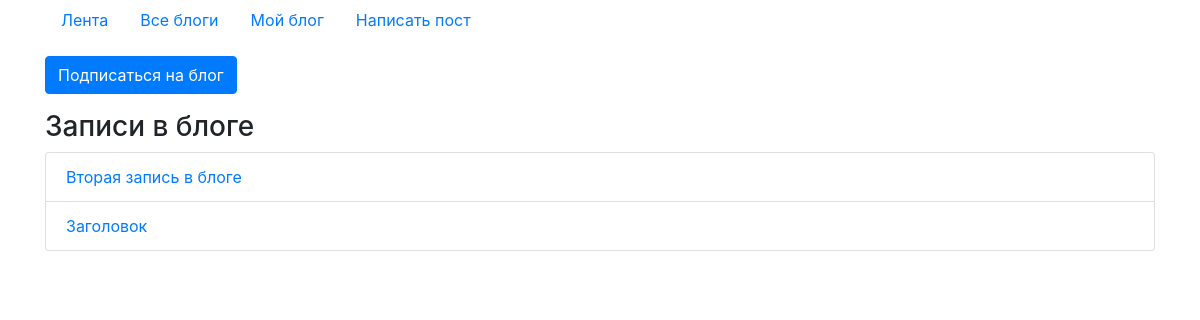
Before: /blog/post/list/1/ with the older database file.
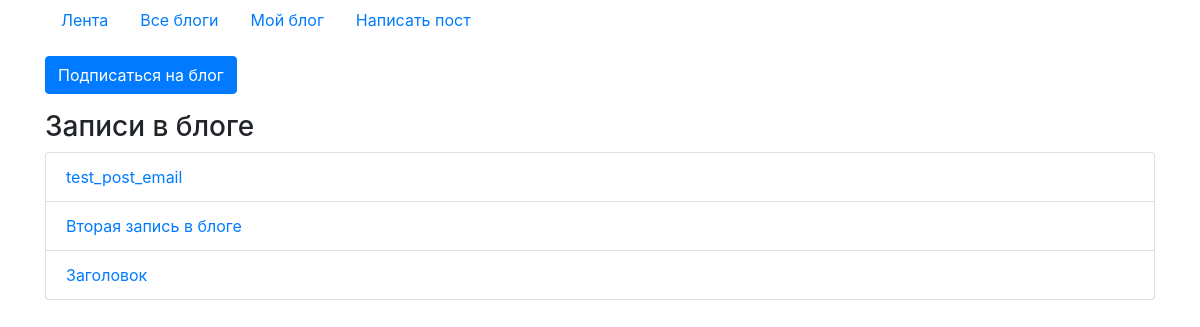
After: the same page with the newer database file.
### blog/models.py (models this page shows, shortened)
class Post(models.Model):
    blog = models.ForeignKey(Blog, on_delete=models.CASCADE)
    title = models.CharField(max_length=300)
    text = models.CharField(max_length=10000)
    created = models.DateTimeField(auto_now_add=True)
    viewed = models.ManyToManyField(User, related_name='is_viewed', blank=True)
    class Meta:
        verbose_name = 'пост'
        verbose_name_plural = 'посты'
        ordering = ('-created',)

### blog/views.py (the view)
# urls.py: path('post/list/<int:user>/', PostListView.as_view(), name='post-list'),
class PostListView(ListView):
    model = Post
    def get_context_data(self, **kwargs):
        context = super().get_context_data(**kwargs)
        user = self.kwargs['user']
        blog = Blog.objects.get(author=user)
        context['blog'] = blog
        return context
    def get_queryset(self, **kwargs):
        user = self.kwargs['user']
        if user:
            blog = Blog.objects.get(author=user)
        else:
            blog = Blog.objects.get(author=self.request.user)
        return Post.objects.filter(blog=blog)

### templates/blog/post_list.html
{% extends 'base.html' %}
{% block content %}
{% if blog.author != request.user %}
<p><a href="{% url 'blog-follow' blog=blog.id %}">
    {% if request.user in blog.followers.all %}
    <button type="button" class="btn btn-info">Отписаться от блога</button>
    {% else %}
    <button type="button" class="btn btn-primary">Подписаться на блог</button>
    {% endif %}
</a></p>
{% endif %}
<h3>Записи в блоге</h3>
<ul class="list-group">
{% for post in object_list %}
    <li class="list-group-item">
        <a href="{% url 'post-detail' pk=post.pk %}">{{ post.title }}</a>
    </li>
{% empty %}
    <p>Блог пуст... Создайте новый пост</p>
{% endfor %}
</ul>
{% endblock %}

Changed rows visible on the page:
added Post: title "test_post_email"
